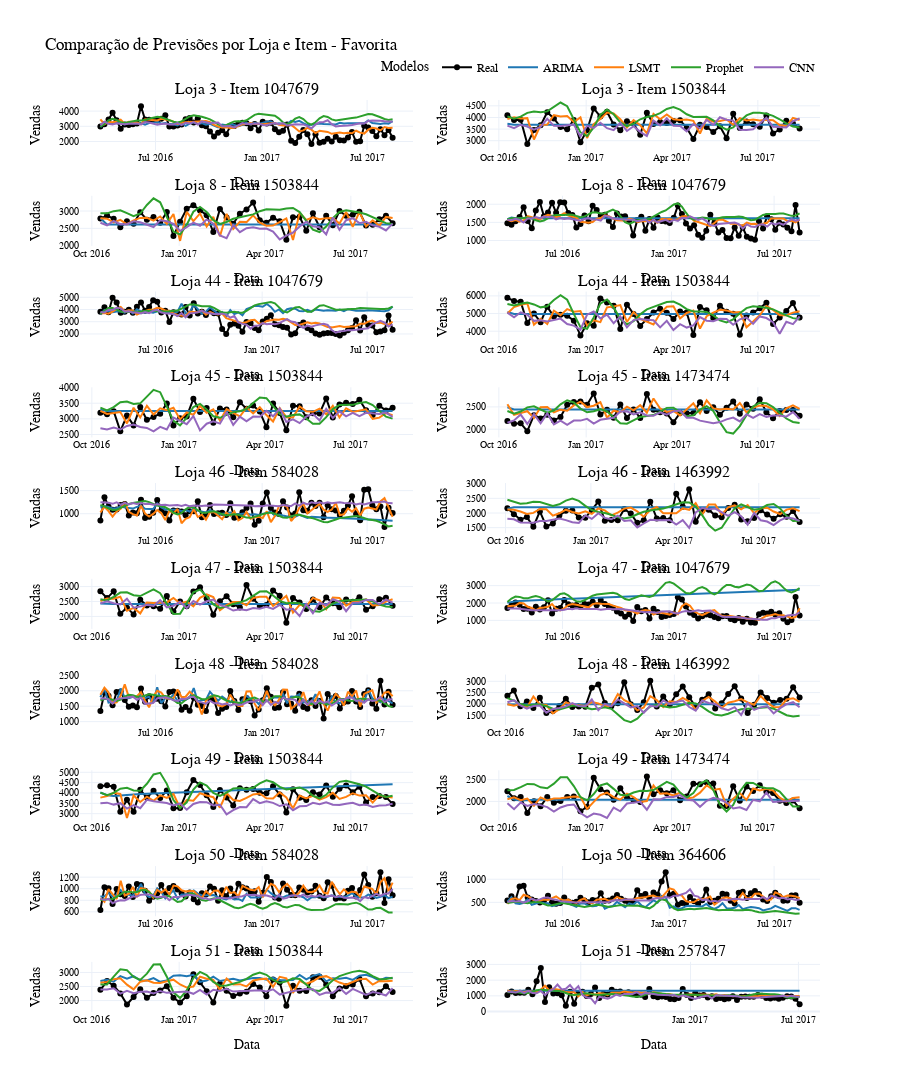

Source (notebook cell):
### Code cell
from plotly.subplots import make_subplots

# Obter a lista de lojas únicas
lojas = arima_df_favorita['Loja'].unique()

# Criar a figura com subplots
fig = make_subplots(rows=len(lojas), cols=2, shared_xaxes=False, subplot_titles=[f"Loja {loja} - Item {item}" for loja in lojas for item in arima_df_favorita[arima_df_favorita['Loja'] == loja]['Item'].unique()])

# Adicionar as linhas para cada loja e item
for i, loja in enumerate(lojas):
    itens = arima_df_favorita[arima_df_favorita['Loja'] == loja]['Item'].unique()
    for j, item in enumerate(itens):
        df_arima = arima_df_favorita[(arima_df_favorita['Loja'] == loja) & (arima_df_favorita['Item'] == item)]
        df_cnn = cnn_df_favorita[(cnn_df_favorita['Loja'] == loja) & (cnn_df_favorita['Item'] == item)]
        df_lsmt = lsmt_df_favorita[(lsmt_df_favorita['Loja'] == loja) & (lsmt_df_favorita['Item'] == item)]
        df_prophet = prophet_df_favorita[(prophet_df_favorita['Loja'] == loja) & (prophet_df_favorita['Item'] == item)]

        row = i + 1
        col = (j % 2) + 1

        fig.add_trace(go.Scatter(x=df_arima['Data'], y=df_arima['Real'], mode='lines+markers', name='Real', line=dict(color='black'), showlegend=(i == 0 and j == 0)), row=row, col=col)
        fig.add_trace(go.Scatter(x=df_arima['Data'], y=df_arima['Previsto'], mode='lines', name='ARIMA', line=dict(color='#1f77b4'), showlegend=(i == 0 and j == 0)), row=row, col=col)
        fig.add_trace(go.Scatter(x=df_lsmt['Data'], y=df_lsmt['Previsto'], mode='lines', name='LSMT', line=dict(color='#ff7f0e'), showlegend=(i == 0 and j == 0)), row=row, col=col)
        fig.add_trace(go.Scatter(x=df_prophet['Data'], y=df_prophet['Previsto'], mode='lines', name='Prophet', line=dict(color='#2ca02c'), showlegend=(i == 0 and j == 0)), row=row, col=col)
        fig.add_trace(go.Scatter(x=df_cnn['Data'], y=df_cnn['Previsto'], mode='lines', name='CNN', line=dict(color='#9467bd'), showlegend=(i == 0 and j == 0)), row=row, col=col)

        fig.update_xaxes(title_text='Data', row=row, col=col)
        fig.update_yaxes(title_text='Vendas', row=row, col=col)

# Configurações do layout
fig.update_layout(
    height=2000,
    title_text="Comparação de Previsões por Loja e Item - Favorita",
    template='plotly_white',
    font=dict(
        family="Arial, sans-serif",
        size=12,
        color="black"
    ),
    legend=dict(
        title="Modelos",
        orientation="h",
        yanchor="bottom",
        y=1.02,
        xanchor="right",
        x=1
    ),
    legend_tracegroupgap=0
)

# Atualiza a visibilidade das linhas para que a legenda interaja com todos os gráficos
for trace in fig['data']:
    trace['legendgroup'] = trace['name']
    trace['showlegend'] = False

# Mostra apenas uma linha do grupo na legenda
fig['data'][0]['showlegend'] = True
fig['data'][1]['showlegend'] = True
fig['data'][2]['showlegend'] = True
fig['data'][3]['showlegend'] = True
fig['data'][4]['showlegend'] = True

# Diminui o tamanho das fontes dos eixos
fig.update_xaxes(tickfont=dict(size=10))
fig.update_yaxes(tickfont=dict(size=10))

fig.show()
